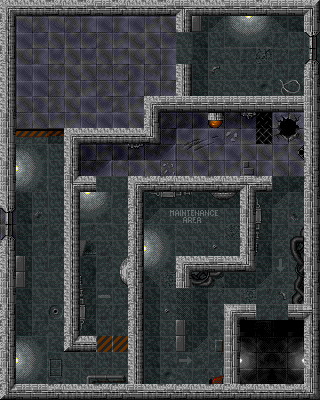

Rendered tile map (Tiled .tmx) drawn with the repository's tilesets; below, a short description and the map source with its tile grids summarised:
An orthogonal 20x25 tile map with 16x16 px tiles, 1 tile layer (background), 1 hidden layer not drawn, 2 tilesets and 48 objects (14x mine, 9x waiting and chase 2, 4x horizontal, 3x wave 1, 3x waiting and chase 1, ...).

<map version="1.2" tiledversion="2018.11.29" orientation="orthogonal" renderorder="right-down" width="20" height="25" tilewidth="16" tileheight="16" infinite="0" nextlayerid="5" nextobjectid="75">
 <tileset firstgid="1" name="tileset01" tilewidth="16" tileheight="16" tilecount="500" columns="20">
  <image source="tilesets/tileset01.png" width="320" height="400" />
 </tileset>
 <tileset firstgid="501" name="tileset02" tilewidth="16" tileheight="16" tilecount="500" columns="20">
  <image source="tilesets/tileset02.png" width="320" height="400" />
 </tileset>
 <layer id="4" name="background" width="20" height="25">
  <data>[500 cells, 500 non-empty, 157 distinct tile ids]</data>
 </layer>
 <layer id="2" name="walls" width="20" height="25" visible="0">
  <data>[500 cells, 181 non-empty, 6 distinct tile ids]</data>
 </layer>
 <objectgroup id="3" name="actors">
  <object id="11" name="stimulator" x="240" y="32" width="13" height="12.5" />
  <object id="13" name="ammo" x="144" y="16" width="13" height="12.5" />
  <object id="14" name="mine" x="32" y="112" width="13" height="12.5" />
  <object id="15" name="mine" x="48" y="160" width="13" height="12.5" />
  <object id="16" name="mine" x="26" y="163.5" width="13" height="12.5" />
  <object id="17" name="mine" x="41" y="194.25" width="13" height="12.5" />
  <object id="18" name="mine" x="23" y="236.25" width="13" height="12.5" />
  <object id="19" name="mine" x="41.5" y="279.75" width="13" height="12.5" />
  <object id="20" name="mine" x="30" y="314.75" width="13" height="12.5" />
  <object id="24" name="trigger" type="wave 1" x="104" y="336.25" width="16" height="16" />
  <object id="26" name="enemy spawner" type="wave 1" x="96" y="224" width="32" height="32" />
  <object id="28" name="ellen" type="ripley" x="272" y="32" width="32" height="32" />
  <object id="29" name="door" type="horizontal" x="96" y="176" width="32" height="16" />
  <object id="30" name="mine" x="80" y="208" width="13" height="12.5" />
  <object id="31" name="mine" x="111.5" y="203.5" width="13" height="12.5" />
  <object id="32" name="energy" x="144" y="336" width="16" height="16" />
  <object id="33" name="service door" type="horizontal" x="272" y="176" width="32" height="16" />
  <object id="34" name="electricity trap" type="trap 1" x="208" y="128" width="16" height="48" />
  <object id="37" name="button" type="trap 1" x="16" y="368" width="13" height="12.5" />
  <object id="38" name="exit door" type="horizontal" x="256" y="384" width="32" height="16" />
  <object id="39" name="switchable door" type="horizontal" x="256" y="304" width="32" height="16" />
  <object id="40" name="button" type="switchable door" x="144" y="192" width="13" height="12.5" />
  <object id="41" name="mine" x="192" y="192" width="13" height="12.5" />
  <object id="43" name="mine" x="160" y="224" width="13" height="12.5" />
  <object id="45" name="energy" x="224" y="208" width="16" height="16" />
  <object id="46" name="alien" type="waiting and chase 1" x="272" y="224" width="32" height="32" />
  <object id="49" name="alien" type="waiting and chase 1" x="258.5" y="256.5" width="32" height="32" />
  <object id="50" name="alien" type="waiting and chase 1" x="224" y="272" width="32" height="32" />
  <object id="51" name="reactor" type="wave 1" x="16" y="16" width="80" height="80" />
  <object id="52" name="hero" type="the man" x="96" y="32" width="32" height="32" />
  <object id="53" name="alien" type="chasing" x="96" y="32" width="32" height="32" />
  <object id="54" name="front door" type="vertical" x="176" y="32" width="16" height="32" />
  <object id="55" name="mine" x="251.273" y="330.364" width="16" height="16" />
  <object id="57" name="mine" x="274" y="323.5" width="16" height="16" />
  <object id="58" name="mine" x="265.125" y="351.375" width="16" height="16" />
  <object id="59" name="enemy spawner" type="wave 3" x="144" y="256" width="32" height="32" />
  <object id="60" name="trigger" type="wave 3" x="160" y="336" width="15" height="16" />
  <object id="61" name="enemy spawner" type="wave 2" x="272" y="112" width="32" height="32" />
  <object id="62" name="trigger" type="wave 2" x="280" y="188" width="16" height="16" />
  <object id="63" name="spider" type="waiting and chase 2" x="242" y="362.5" width="16" height="16" />
  <object id="66" name="spider" type="waiting and chase 2" x="281.25" y="350.375" width="16" height="16" />
  <object id="67" name="spider" type="waiting and chase 2" x="241" y="344" width="16" height="16" />
  <object id="68" name="spider" type="waiting and chase 2" x="272" y="362" width="16" height="16" />
  <object id="69" name="spider" type="waiting and chase 2" x="259.5" y="352" width="16" height="16" />
  <object id="70" name="spider" type="waiting and chase 2" x="274" y="342.5" width="16" height="16" />
  <object id="71" name="spider" type="waiting and chase 2" x="258.125" y="330.25" width="16" height="16" />
  <object id="73" name="spider" type="waiting and chase 2" x="280" y="330.5" width="16" height="16" />
  <object id="74" name="spider" type="waiting and chase 2" x="262.25" y="363" width="16" height="16" />
 </objectgroup>
</map>
